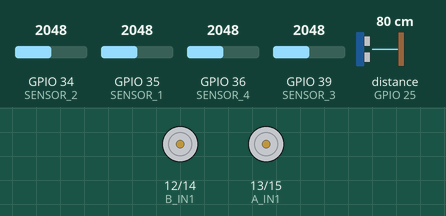
This sketch was run on a simulated ESP32. Shown: motor-driver pin pairs drawn as motors (green arrow = first pin HIGH = forward, orange = second pin HIGH = backward, longer = more drive). Wiring (inferred from the names in the program): ultrasonic range finder: trigger GPIO 26; echo GPIO 25. The test bench sets the inputs (shaded band); at power-on: distance to the obstacle (sensor on GPIO 25) 80 cm, GPIO 34 (SENSOR_2) = 2048, GPIO 35 (SENSOR_1) = 2048, GPIO 36 (SENSOR_4) = 2048, GPIO 39 (SENSOR_3) = 2048. The echo pulse lasts 58.3 µs per cm; random numbers use the default seed unless the sketch sets one.

Above: at 0.91 s.
1.3 s: distance to the obstacle (sensor on GPIO 25) set to 32 cm
At 5.2 s:
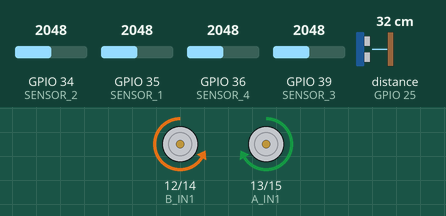
13.8 s: distance to the obstacle (sensor on GPIO 25) set to 27 cm
At 15.2 s:
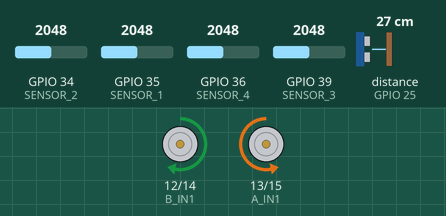
17.3 s: distance to the obstacle (sensor on GPIO 25) set to 35 cm
At 23.9 s:
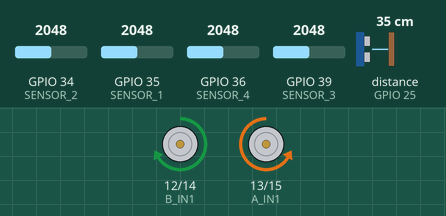
31.3 s: distance to the obstacle (sensor on GPIO 25) set to 2 cm
34.8 s: distance to the obstacle (sensor on GPIO 25) set to 60 cm
Timing chart, 0 to 39.3 s (numbered marks = the images above; inputs shaded):
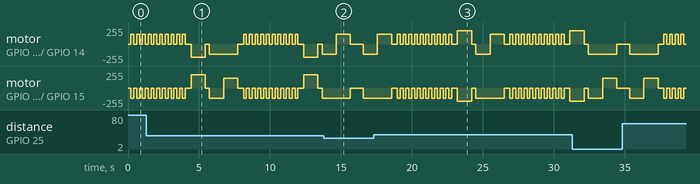

Measured:
- the behaviour switches between 31 and 30 cm on distance to the obstacle (sensor on GPIO 25) (found by bisection; images 1 and 2)

The sketch:

sumobot.ino
```cpp
// Tomás de Camino Beck & Jeffry Valverde
// Escuela de Sistemas Inteligentes
// Universidad Cenfotec

// Definición de pines para motores y sensores
#define A_IN1 13  // Motor A, dirección 1
#define A_IN2 15  // Motor A, dirección 2
#define B_IN1 12  // Motor B, dirección 1
#define B_IN2 14  // Motor B, dirección 2

#define TRIG_PIN 26   // Pin TRIG del sensor ultrasónico
#define ECHO_PIN 25   // Pin ECHO del sensor ultrasónico

#define SENSOR_1 35   // Sensor IR 1
#define SENSOR_2 34   // Sensor IR 2
#define SENSOR_3 39   // Sensor IR 3
#define SENSOR_4 36   // Sensor IR 4

#define THRESHOLD 500 // Umbral para detección en sensores IR

// Variables para la medición de distancia
float duration, distance;

// Configura los motores con velocidades específicas
void setMotors(int speedA1, int speedA2, int speedB1, int speedB2) {
  analogWrite(A_IN1, speedA1);  // Velocidad en Motor A (dirección 1)
  analogWrite(A_IN2, speedA2);  // Velocidad en Motor A (dirección 2)
  analogWrite(B_IN1, speedB1);  // Velocidad en Motor B (dirección 1)
  analogWrite(B_IN2, speedB2);  // Velocidad en Motor B (dirección 2)
}

// Realiza un movimiento oscilatorio (izquierda-derecha) n veces
void wiggle(float t, int n, int speed) {
  for (int i = 0; i < n; i++) {
    setMotors(0, speed, speed, 0); // Gira hacia la izquierda
    delay(t * 1000);               // Espera t segundos
    setMotors(speed, 0, 0, speed); // Gira hacia la derecha
    delay(t * 1000);               // Espera t segundos
    stop();                        // Detiene los motores
    delay(t * 1000);               // Pausa entre ciclos
  }
}

// Avanza hacia adelante por un tiempo t con una velocidad dada
void forward(float t, int speed) {
  setMotors(speed, 0, speed, 0); // Ambos motores avanzan
  delay(t * 1000);               // Espera t segundos
  stop();                        // Detiene el robot
}

// Retrocede por un tiempo t con una velocidad dada
void backward(float t, int speed) {
  setMotors(0, speed, 0, speed); // Ambos motores retroceden
  delay(t * 1000);               // Espera t segundos
  stop();                        // Detiene el robot
}

// Gira a la izquierda por un tiempo t con una velocidad dada
void left(float t, int speed) {
  setMotors(0, speed, speed, 0); // Gira a la izquierda
  delay(t * 1000);               // Espera t segundos
  stop();                        // Detiene el robot
}

// Gira a la derecha por un tiempo t con una velocidad dada
void right(float t, int speed) {
  setMotors(speed, 0, 0, speed); // Gira a la derecha
  delay(t * 1000);               // Espera t segundos
  stop();                        // Detiene el robot
}

// Detiene ambos motores
void stop() {
  setMotors(0, 0, 0, 0); // Apaga ambos motores
}

// Realiza un giro aleatorio hacia la izquierda o derecha
void randomTurn(float t, int speed) {
  int dir = random(0, 2); // Genera 0 (izquierda) o 1 (derecha)
  if (dir == 0) {
    left(t, speed);       // Gira a la izquierda
  } else {
    right(t, speed);      // Gira a la derecha
  }
}

// Mide la distancia hacia adelante con el sensor ultrasónico
float lookForward() {
  stop();                         // Detiene el robot para medir
  digitalWrite(TRIG_PIN, LOW);    // Asegura que TRIG esté en LOW
  delayMicroseconds(2);
  digitalWrite(TRIG_PIN, HIGH);   // Envía pulso TRIG
  delayMicroseconds(10);          // Duración del pulso
  digitalWrite(TRIG_PIN, LOW);    // Finaliza el pulso
  duration = pulseIn(ECHO_PIN, HIGH); // Mide la duración del pulso ECHO
  distance = (duration * 0.0343) / 2; // Convierte duración a distancia en cm
  delay(200);
  return distance;                // Retorna la distancia medida
}

// Realiza un escaneo girando hacia la izquierda hasta encontrar un objeto
bool scan() {
  stop();                         // Detiene el robot
  int maxCount = 10;              // Máximo número de intentos
  int count = 0;                  // Contador de intentos
  float dist = lookForward();     // Mide la distancia inicial
  while (count < maxCount && (dist > 30 || dist == -1)) {
    left(0.2, 150);               // Gira a la izquierda
    count++;                      // Incrementa el contador
    dist = lookForward();         // Mide nuevamente
    stop();                       // Detiene el robot
  }
  return (count < maxCount);      // Devuelve true si encuentra algo
}

// Avanza verificando constantemente los sensores IR
void forwardCheck(float t, int speed) {
  int d = int(t / 0.1); // Divide el tiempo en pasos de 0.1 segundos
  for (int i = 0; i < d; i++) {
    // Lee los valores de los sensores IR
    int sensorValue1 = analogRead(SENSOR_1);
    int sensorValue2 = analogRead(SENSOR_2);
    int sensorValue3 = analogRead(SENSOR_3);
    int sensorValue4 = analogRead(SENSOR_4);

    // Si algún sensor detecta un obstáculo
    if (sensorValue1 > THRESHOLD || sensorValue2 > THRESHOLD ||
        sensorValue3 > THRESHOLD || sensorValue4 > THRESHOLD) {
      stop();                     // Detiene el robot
      delay(300);
      backward(1, 150);           // Retrocede
      randomTurn(1, 150);         // Gira aleatoriamente
      return;                     // Sale de la función
    }
    forward(0.1, speed);          // Avanza por 0.1 segundos
  }
  stop();                         // Detiene el robot
}

// Configuración inicial
void setup() {
  pinMode(TRIG_PIN, OUTPUT); // Configura TRIG como salida
  pinMode(ECHO_PIN, INPUT);  // Configura ECHO como entrada
  pinMode(A_IN1, OUTPUT);    // Pines de motores como salida
  pinMode(A_IN2, OUTPUT);
  pinMode(B_IN1, OUTPUT);
  pinMode(B_IN2, OUTPUT);

  Serial.begin(115200);
}

// Ciclo principal
void loop() {
  if (scan()) {                   // Si encuentra un camino libre
    delay(200);
    forwardCheck(0.5, 200);       // Intenta avanzar
  } else {                        // Si no encuentra camino libre
    delay(200);
    randomTurn(1, 200);           // Gira aleatoriamente
    forwardCheck(0.5, 200);       // Intenta avanzar nuevamente
  }
  delay(200);
}
```
